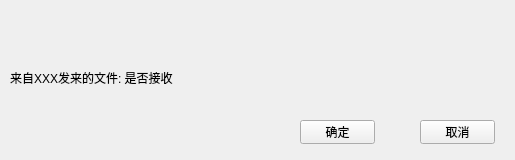
<?xml version="1.0" encoding="UTF-8"?>
<ui version="4.0">
 <class>ReceiveFileClass</class>
 <widget class="QWidget" name="ReceiveFileClass">
  <property name="geometry">
   <rect>
    <x>0</x>
    <y>0</y>
    <width>515</width>
    <height>160</height>
   </rect>
  </property>
  <property name="sizePolicy">
   <sizepolicy hsizetype="Fixed" vsizetype="Fixed">
    <horstretch>0</horstretch>
    <verstretch>0</verstretch>
   </sizepolicy>
  </property>
  <property name="minimumSize">
   <size>
    <width>515</width>
    <height>160</height>
   </size>
  </property>
  <property name="maximumSize">
   <size>
    <width>515</width>
    <height>160</height>
   </size>
  </property>
  <property name="windowTitle">
   <string>ReceiveFile</string>
  </property>
  <property name="titleskin" stdset="0">
   <bool>true</bool>
  </property>
  <widget class="QWidget" name="titleWidget" native="true">
   <property name="geometry">
    <rect>
     <x>0</x>
     <y>0</y>
     <width>515</width>
     <height>50</height>
    </rect>
   </property>
  </widget>
  <widget class="QWidget" name="bodyWidget" native="true">
   <property name="geometry">
    <rect>
     <x>0</x>
     <y>50</y>
     <width>515</width>
     <height>110</height>
    </rect>
   </property>
   <widget class="QLabel" name="label">
    <property name="geometry">
     <rect>
      <x>10</x>
      <y>20</y>
      <width>431</width>
      <height>16</height>
     </rect>
    </property>
    <property name="text">
     <string>来自XXX发来的文件: 是否接收</string>
    </property>
    <property name="bottomskin" stdset="0">
     <bool>true</bool>
    </property>
   </widget>
   <widget class="QPushButton" name="okBtn">
    <property name="geometry">
     <rect>
      <x>300</x>
      <y>70</y>
      <width>75</width>
      <height>24</height>
     </rect>
    </property>
    <property name="text">
     <string>确定</string>
    </property>
   </widget>
   <widget class="QPushButton" name="canelBtn">
    <property name="geometry">
     <rect>
      <x>420</x>
      <y>70</y>
      <width>75</width>
      <height>24</height>
     </rect>
    </property>
    <property name="text">
     <string>取消</string>
    </property>
   </widget>
  </widget>
 </widget>
 <layoutdefault spacing="6" margin="11"/>
 <resources/>
 <connections/>
</ui>
